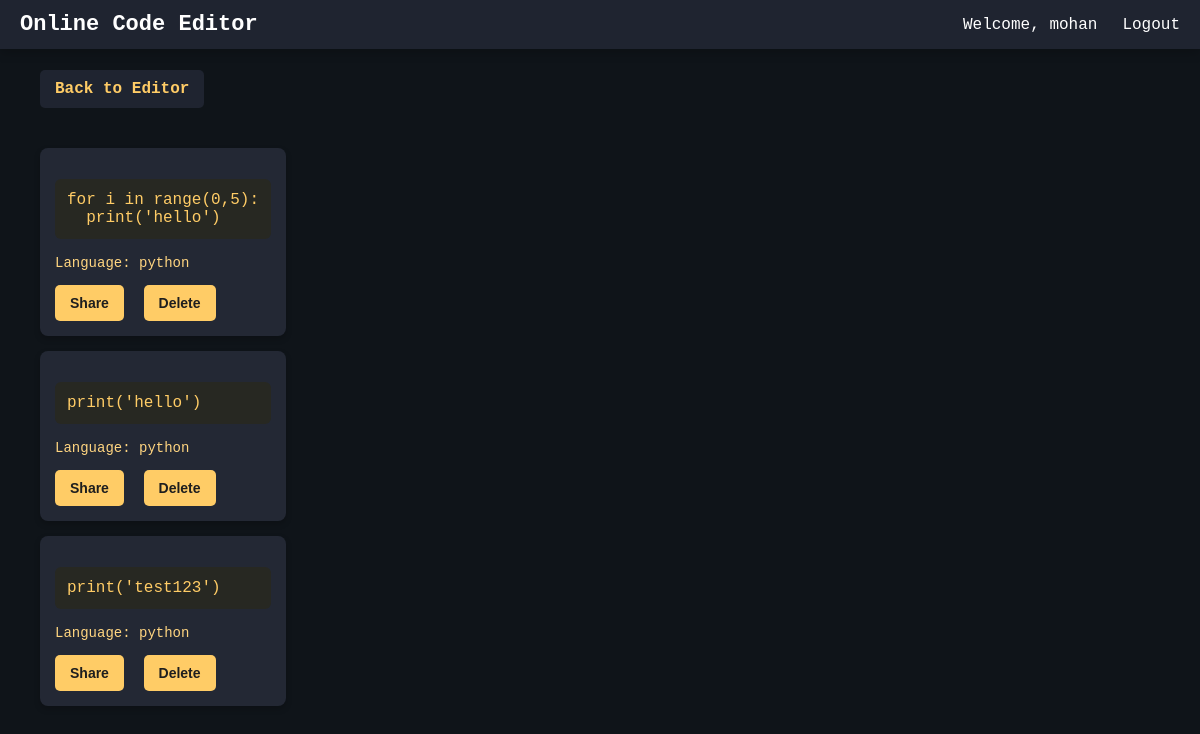
The page /snippets (signed in) on the database as committed earlier.
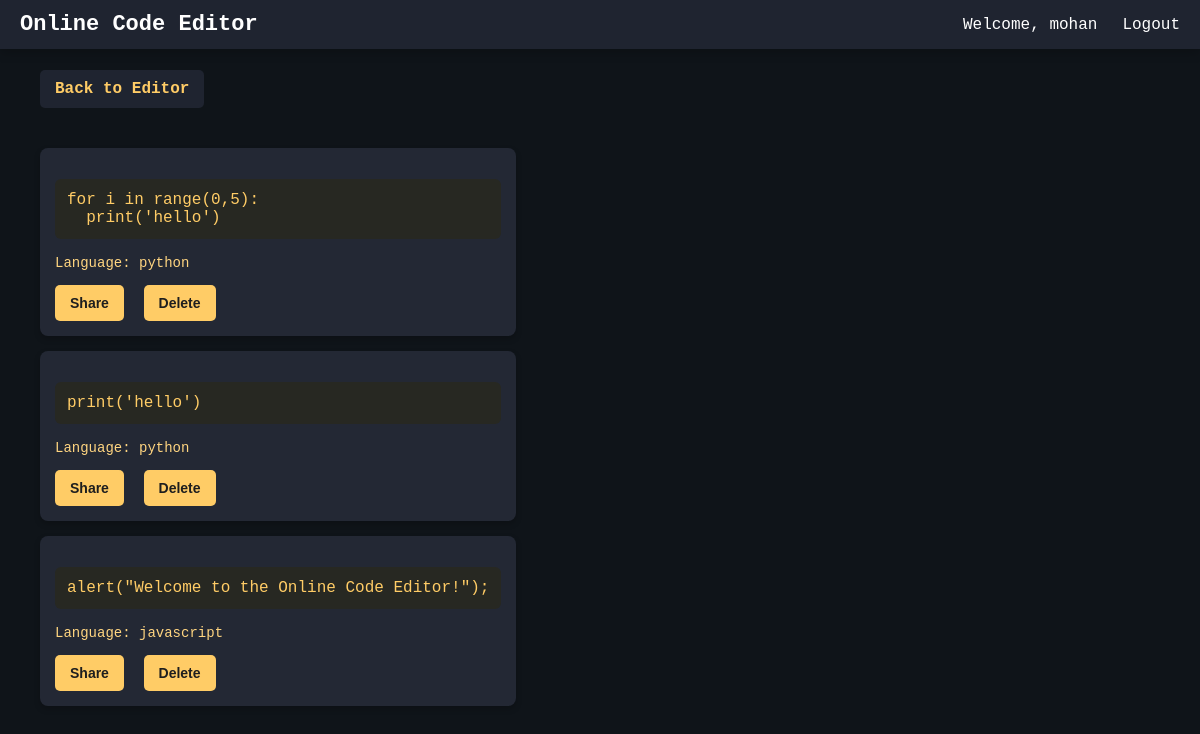
The same page on the database as committed later.
### tables this page shows
CREATE TABLE snippets (
                        id INTEGER PRIMARY KEY AUTOINCREMENT,
                        username TEXT,
                        code TEXT NOT NULL,
                        language TEXT NOT NULL);

### server.py (the view)
@app.route('/snippets', methods=['GET'])
def view_snippets():
    if 'user' not in session:
        return redirect(url_for('login'))
    username = session['user']
    conn = sqlite3.connect("users.db")
    cursor = conn.cursor()
    cursor.execute("SELECT id, code, language FROM snippets WHERE username = ?", (username,))
    snippets = [{'id': row[0], 'code': row[1], 'language': row[2]} for row in cursor.fetchall()]
    conn.close()
    return render_template('snippets.html', snippets=snippets)

### templates/snippets.html (shortened to what this page needs)
<!DOCTYPE html>
<html lang="en">
<head>
    <link rel="stylesheet" href="/static/snippets.css">
</head>
<body>
    <div class="navbar">
        <div class="navbar-title">Online Code Editor</div>
        <div class="navbar-links">
            {% if 'user' in session %}
                <span>Welcome, {{ session['user'] }}</span>
                <a href="/logout" class="nav-link">Logout</a>
            {% else %}
                <a href="/login" class="nav-link">Login</a>
            {% endif %}
        </div>
    </div>
    <div class="main-content">
        <a href="/" class="back-to-editor">Back to Editor</a>
        <ul>
            {% for snippet in snippets %}
            <li>
                <pre>{{ snippet.code }}</pre>
                <p>Language: {{ snippet.language }}</p>
                <button onclick="shareSnippet({{ snippet.id }})">Share</button>
                <button onclick="deleteSnippet({{ snippet.id }})">Delete</button>
            </li>
            {% endfor %}
        </ul>
    </div>
</body>
</html>

Rows that differ between the two databases and show on the page:
removed snippets: code "print('test123')", language "python"
added snippets: code "alert(\"Welcome to the Online Code Editor!\");", language "javascript"
